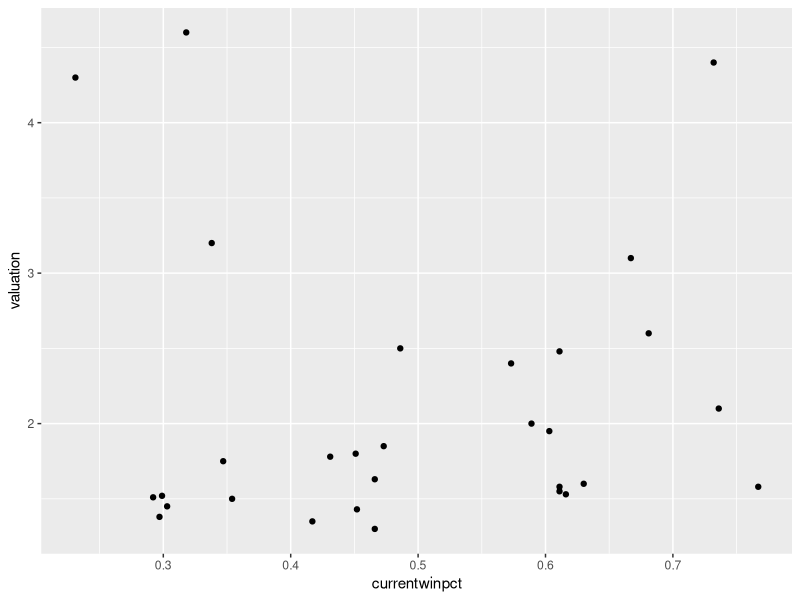
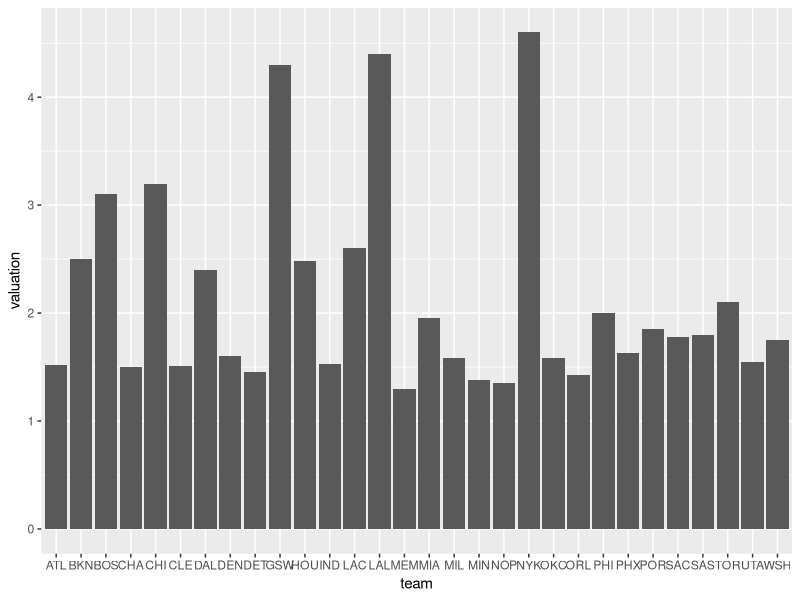

The R source for these figures, in order:
## ---- chunk 1
knitr::opts_chunk$set(echo = TRUE)
library(tidyverse)
library(ggplot2)
## ---- chunk 2

# Reading in the data
nbainfo <- read_csv("nbainfo.csv", 
                    col_type = cols(team = col_character(), 
                                    "1920winpct" = col_number(), 
                                    winpctrank = col_number(), 
                                    "1920ortg" = col_number(),
                                    ortgrank = col_number(), 
                                    "1920drtg" = col_number(), 
                                     drtgrank = col_number(), 
                                    "1920nrtg" = col_number(), 
                                     nrtgrank = col_number(), 
                                    "1920pace" = col_number(), 
                                     pacerank = col_number(), 
                                    gtcontracts = col_number(), 
                                    po_ngs = col_number(), 
                                    avgage = col_number(), 
                                    medage = col_number(), 
                                    avgexp = col_number(), 
                                    medexp = col_number(), 
                                    "2021projsalary" = col_number(), 
                                    "2021projcapspace" = col_number(), 
                                    "2021projexceptions" = col_character(), 
                                    tenyrwin = col_number(), 
                                    tenyrloss = col_number(), 
                                    tenyrwinpct = col_number(), 
                                    winpctrank_10 = col_number(), 
                                    playoffpct = col_number(), 
                                    principal_owner = col_character(), 
                                    nw = col_number(), 
                                    owned_since = col_number(), 
                                    business = col_character(), 
                                    other_owners = col_character(), 
                                    valuation = col_number(), 
                                    percent_change = col_number(), 
                                    debt_to_value = col_number(), 
                                    revenue = col_number(), 
                                    operating_income = col_number())) %>%
  rename_with(~ str_replace(.x, "1920", "current")) %>% 
  rename_with(~ str_replace(.x, "2021", "future")) %>% 
  slice(1:30)
## ---- chunk 3

# Some cool graphs
nbainfo %>%
ggplot(aes(x = currentwinpct, y = valuation)) + 
  geom_point()

nbainfo %>%
ggplot(aes(x = team, y = valuation)) + 
  geom_col()


